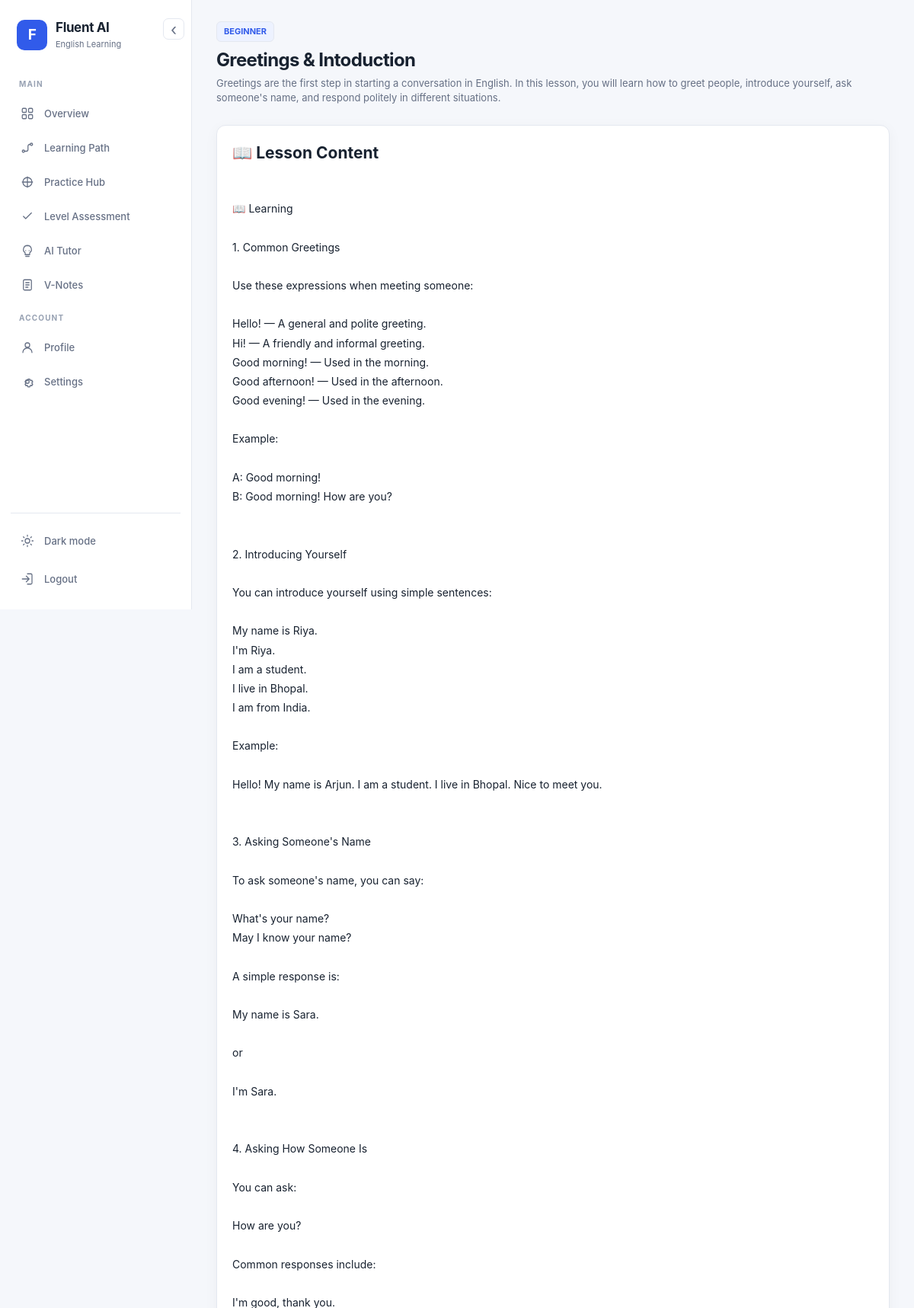
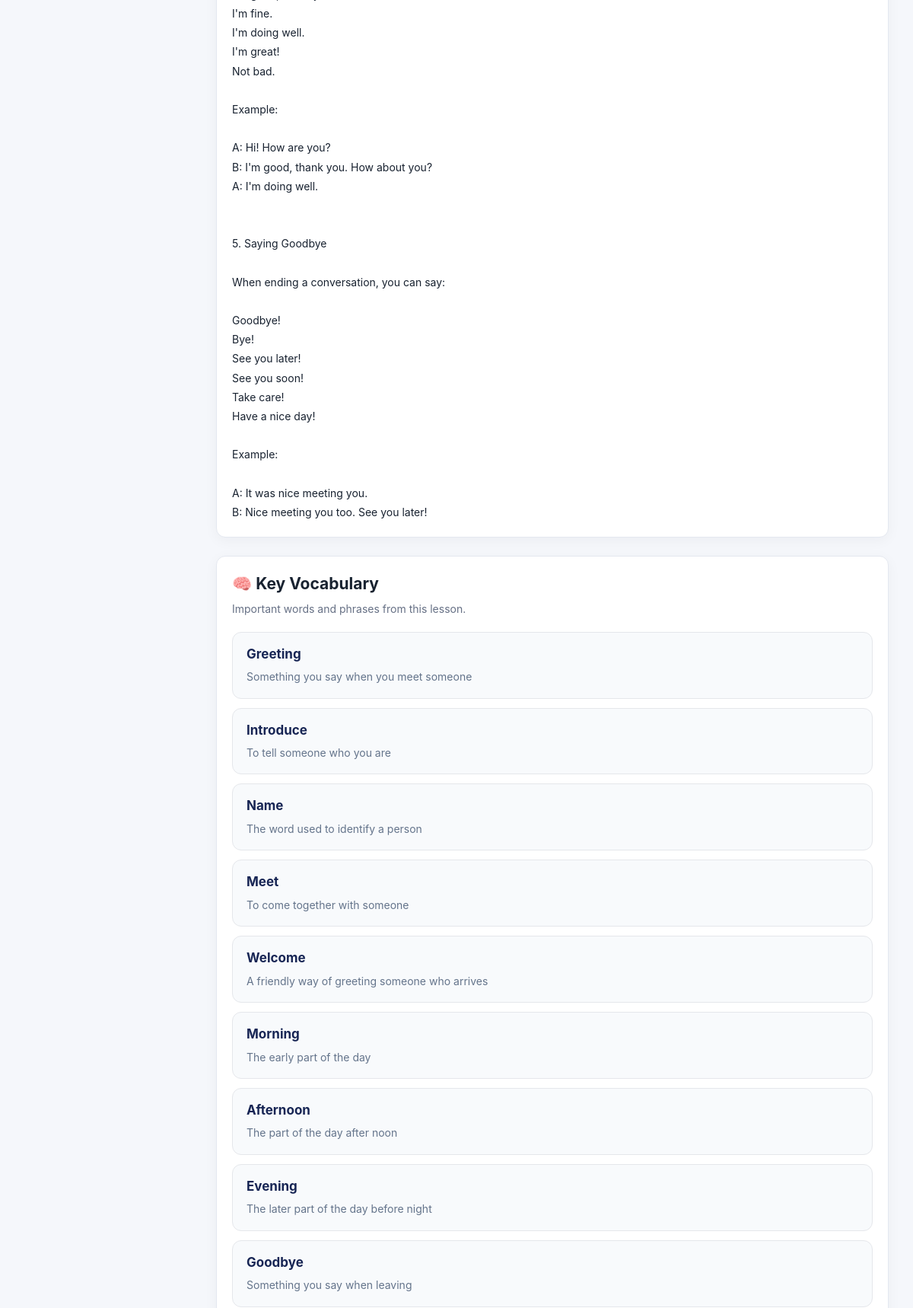
The app's page /lesson/1/ (signed in, upper part) with its own data (2 pictures, top to bottom).
### learning/models.py (models this page shows, shortened)
class Lesson(models.Model):
    LEVEL_CHOICES = [
        ("BEGINNER", "Beginner"),
        ("ELEMENTARY", "Elementary"),
        ("INTERMEDIATE", "Intermediate"),
        ("ADVANCED", "Advanced"),
    ]
    level = models.CharField(max_length=20,choices=LEVEL_CHOICES)
    stage_number = models.PositiveIntegerField()
    topic_number = models.PositiveIntegerField()
    title = models.CharField(max_length=200)
    description = models.TextField()
    content = models.TextField()
    vocabulary = models.JSONField(default=list,blank=True)
    grammar_points = models.JSONField(default=list,blank=True)
    estimated_minutes = models.PositiveIntegerField(default=15)
    order = models.PositiveIntegerField(default=0)
    is_active = models.BooleanField(default=True)
    created_at = models.DateTimeField(auto_now_add=True)
    class Meta:
        ordering = ["level","stage_number","order"]

### learning/views.py (the view)
# urls.py: path("lesson/<int:lesson_id>/",views.lesson_detail,name="lesson_detail",),
@login_required
def lesson_detail(request,lesson_id):
    lesson = get_object_or_404(Lesson,id=lesson_id,is_active=True )
    progress, created = LessonProgress.objects.get_or_create(user=request.user,lesson=lesson)
    return render(request,"lesson_detail.html",{"lesson": lesson,"progress": progress,} )

### learning/templates/lesson_detail.html (shortened to what this page needs)
{% extends "base.html" %}
{% block content %}
<div class="topbar">
    <div class="page-title">
        <span class="badge">
            {{ lesson.level }}
        </span>
        <h1 style="margin-top:9px;">
            {{ lesson.title }}
        </h1>
        <p>
            {{ lesson.description }}
        </p>
    </div>
</div>
<div class="card">
    <h2>📖 Lesson Content</h2>
    <div style="
        margin-top:20px;
        line-height:1.8;
        white-space:pre-line;
    ">
        {{ lesson.content }}
    </div>
</div>
{% if lesson.vocabulary %}
<div class="card" style="margin-top:24px;">
    <h2>🧠 Key Vocabulary</h2>
    <p class="muted" style="margin-top:6px;">
        Important words and phrases from this lesson.
    </p>
    <div style="
        margin-top:20px;
        display:flex;
        flex-direction:column;
        gap:12px;
    ">
        {% for word in lesson.vocabulary %}
        <div style="
            padding:16px 18px;
            border:1px solid #e5e7eb;
            border-radius:12px;
            background:#f8fafc;
        ">
            <div style="
                font-size:17px;
                font-weight:700;
                color:#172554;
            ">
                {{ word.word }}
            </div>
            <div style="
                margin-top:6px;
                color:#64748b;
                line-height:1.6;
            ">
                {{ word.meaning }}
            </div>
        </div>
        {% endfor %}
    </div>
</div>
{% endif %}
{% endblock %}

### learning/templates/base.html (style rules this page uses)
* { box-sizing: border-box; margin: 0; padding: 0; }
:root, html[data-theme="light"] { color-scheme: light; --primary: #315bea; --primary-hover: #2448ca; --primary-soft: #edf2ff; --bg: #f5f7fb; --surface: #ffffff; --surface-secondary: #f9fafc; --border: #e4e8f0; --text: #182230; --muted: #667085; --subtle: #98a2b3; --success: #16845b; --danger: #d92d20; --warning: #9a6700; --shadow: 0 4px 18px rgba(16, 24, 40, .045); --sidebar-width: 252px; --sidebar-collapsed-width: 76px; --radius: 12px; }
html { min-height: 100%; scroll-behavior: smooth; }
body { min-height: 100vh; font-family: Inter, -apple-system, BlinkMacSystemFont, "Segoe UI", Roboto, Arial, sans-serif; font-size: 14px; line-height: 1.5; color: var(--text); background: var(--bg); transition: background-color .2s ease, color .2s ease; }
body, button, input, textarea, select { font-family: Inter, -apple-system, BlinkMacSystemFont, "Segoe UI", Roboto, Arial, sans-serif; }
.topbar { display: flex; align-items: center; justify-content: space-between; gap: 20px; margin-bottom: 25px; }
.page-title { min-width: 0; }
.page-title h1 { font-size: clamp(22px, 2vw, 28px); line-height: 1.25; font-weight: 720; letter-spacing: -.65px; }
.page-title p { margin-top: 6px; color: var(--muted); font-size: 13px; }
.glass-card, .card { min-width: 0; border: 1px solid var(--border); border-radius: var(--radius); background: var(--surface); box-shadow: var(--shadow); }
.card { padding: 20px; }
.muted { color: var(--muted); }
.badge { display: inline-flex; align-items: center; padding: 4px 9px; border: 1px solid var(--border); border-radius: 6px; color: var(--primary); background: var(--primary-soft); font-size: 11px; font-weight: 650; }

### records on screen
Lesson: level "BEGINNER", title "Greetings & Intoduction", description "Greetings are the first step in starting a conversation in English. In this lesson, you will learn how to greet people, introduce yourself, ask someone's name, and respond politely in different situations.", content "📖 Learning 1. Common Greetings Use these expressions when meeting someone: Hello! — A general and polite greeting. Hi! — A friendly and informal greeting. Good morning! — Used in the morning. Good afternoon! — Used in the afternoon. Good evening! — Used in the evening. Example: A: Good morning! B: Good morning! How are you? 2. Introducing Yourself You can introduce yourself using simple sentences: My name is Riya. I'm Riya. I am a student. I live in Bhopal. I am from India. Example: Hello! My name is Arjun. I am a student. I live in Bhopal. Nice to meet you. 3. Asking Someone's Name To ask someone's name, you can say: What's your name? May I know your name? A simple response is: My name is…"

### other values on screen
{{ word.word }} "Greeting" "Introduce" "Name" "Meet" "Welcome" "Morning" "Afternoon" "Evening" "Goodbye"
{{ word.meaning }} "Something you say when you meet someone" "To tell someone who you are" "The word used to identify a person" "To come together with someone" "A friendly way of greeting someone who arrives" "The early part of the day" "The part of the day after noon" "The later part of the day before night" "Something you say when leaving"
